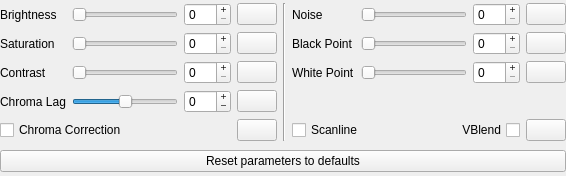
<?xml version="1.0" encoding="UTF-8"?>
<ui version="4.0">
 <class>wdgPALNESRGBLMP88959Filter</class>
 <widget class="QWidget" name="wdgPALNESRGBLMP88959Filter">
  <property name="geometry">
   <rect>
    <x>0</x>
    <y>0</y>
    <width>566</width>
    <height>176</height>
   </rect>
  </property>
  <property name="windowTitle">
   <string notr="true">wdgPALNESRGBLMP88959Filter</string>
  </property>
  <layout class="QVBoxLayout" name="verticalLayout_wdgNTSCCRTLMP88959Filter">
   <property name="leftMargin">
    <number>0</number>
   </property>
   <property name="topMargin">
    <number>0</number>
   </property>
   <property name="rightMargin">
    <number>0</number>
   </property>
   <property name="bottomMargin">
    <number>0</number>
   </property>
   <item>
    <layout class="QGridLayout" name="gridLayout_parameters">
     <item row="2" column="5">
      <widget class="QLabel" name="label_White_Point">
       <property name="text">
        <string>White Point</string>
       </property>
       <property name="alignment">
        <set>Qt::AlignLeading|Qt::AlignLeft|Qt::AlignVCenter</set>
       </property>
      </widget>
     </item>
     <item row="2" column="6">
      <widget class="QSlider" name="horizontalSlider_White_Point">
       <property name="maximum">
        <number>255</number>
       </property>
       <property name="orientation">
        <enum>Qt::Horizontal</enum>
       </property>
      </widget>
     </item>
     <item row="2" column="7">
      <widget class="QSpinBox" name="spinBox_White_Point">
       <property name="buttonSymbols">
        <enum>QAbstractSpinBox::PlusMinus</enum>
       </property>
       <property name="maximum">
        <number>255</number>
       </property>
       <property name="value">
        <number>0</number>
       </property>
      </widget>
     </item>
     <item row="3" column="3">
      <widget class="themePushButton" name="pushButton_Chroma_Lag">
       <property name="text">
        <string notr="true"/>
       </property>
       <property name="icon">
        <iconset resource="resources.qrc">
         <normaloff>:/icon/icons/default.svgz</normaloff>:/icon/icons/default.svgz</iconset>
       </property>
      </widget>
     </item>
     <item row="3" column="0">
      <widget class="QLabel" name="label_Chroma_Lag">
       <property name="text">
        <string>Chroma Lag</string>
       </property>
       <property name="alignment">
        <set>Qt::AlignLeading|Qt::AlignLeft|Qt::AlignVCenter</set>
       </property>
      </widget>
     </item>
     <item row="3" column="2">
      <widget class="QSpinBox" name="spinBox_Chroma_Lag">
       <property name="buttonSymbols">
        <enum>QAbstractSpinBox::PlusMinus</enum>
       </property>
       <property name="minimum">
        <number>-8</number>
       </property>
       <property name="maximum">
        <number>8</number>
       </property>
      </widget>
     </item>
     <item row="1" column="2">
      <widget class="QSpinBox" name="spinBox_Saturation">
       <property name="buttonSymbols">
        <enum>QAbstractSpinBox::PlusMinus</enum>
       </property>
       <property name="maximum">
        <number>50</number>
       </property>
      </widget>
     </item>
     <item row="1" column="6">
      <widget class="QSlider" name="horizontalSlider_Black_Point">
       <property name="maximum">
        <number>100</number>
       </property>
       <property name="orientation">
        <enum>Qt::Horizontal</enum>
       </property>
      </widget>
     </item>
     <item row="1" column="1">
      <widget class="QSlider" name="horizontalSlider_Saturation">
       <property name="maximum">
        <number>50</number>
       </property>
       <property name="orientation">
        <enum>Qt::Horizontal</enum>
       </property>
      </widget>
     </item>
     <item row="2" column="0">
      <widget class="QLabel" name="label_Contrast">
       <property name="text">
        <string>Contrast</string>
       </property>
       <property name="alignment">
        <set>Qt::AlignLeading|Qt::AlignLeft|Qt::AlignVCenter</set>
       </property>
      </widget>
     </item>
     <item row="4" column="0" colspan="3">
      <layout class="QHBoxLayout" name="horizontalLayout_C">
       <item>
        <widget class="QCheckBox" name="checkBox_Chroma_Correction">
         <property name="layoutDirection">
          <enum>Qt::LeftToRight</enum>
         </property>
         <property name="text">
          <string>Chroma Correction</string>
         </property>
        </widget>
       </item>
      </layout>
     </item>
     <item row="4" column="3">
      <widget class="themePushButton" name="pushButton_Chroma_Correction">
       <property name="text">
        <string notr="true"/>
       </property>
       <property name="icon">
        <iconset resource="resources.qrc">
         <normaloff>:/icon/icons/default.svgz</normaloff>:/icon/icons/default.svgz</iconset>
       </property>
      </widget>
     </item>
     <item row="4" column="8">
      <widget class="themePushButton" name="pushButton_Scanline_VBlend">
       <property name="text">
        <string notr="true"/>
       </property>
       <property name="icon">
        <iconset resource="resources.qrc">
         <normaloff>:/icon/icons/default.svgz</normaloff>:/icon/icons/default.svgz</iconset>
       </property>
      </widget>
     </item>
     <item row="2" column="1">
      <widget class="QSlider" name="horizontalSlider_Contrast">
       <property name="maximum">
        <number>255</number>
       </property>
       <property name="orientation">
        <enum>Qt::Horizontal</enum>
       </property>
      </widget>
     </item>
     <item row="0" column="1">
      <widget class="QSlider" name="horizontalSlider_Brightness">
       <property name="maximum">
        <number>100</number>
       </property>
       <property name="orientation">
        <enum>Qt::Horizontal</enum>
       </property>
      </widget>
     </item>
     <item row="2" column="8">
      <widget class="themePushButton" name="pushButton_White_Point">
       <property name="text">
        <string notr="true"/>
       </property>
       <property name="icon">
        <iconset resource="resources.qrc">
         <normaloff>:/icon/icons/default.svgz</normaloff>:/icon/icons/default.svgz</iconset>
       </property>
      </widget>
     </item>
     <item row="0" column="4" rowspan="5">
      <widget class="Line" name="line">
       <property name="orientation">
        <enum>Qt::Vertical</enum>
       </property>
      </widget>
     </item>
     <item row="1" column="3">
      <widget class="themePushButton" name="pushButton_Saturation">
       <property name="text">
        <string notr="true"/>
       </property>
       <property name="icon">
        <iconset resource="resources.qrc">
         <normaloff>:/icon/icons/default.svgz</normaloff>:/icon/icons/default.svgz</iconset>
       </property>
      </widget>
     </item>
     <item row="0" column="0">
      <widget class="QLabel" name="label_Brightness">
       <property name="text">
        <string>Brightness</string>
       </property>
       <property name="alignment">
        <set>Qt::AlignLeading|Qt::AlignLeft|Qt::AlignVCenter</set>
       </property>
      </widget>
     </item>
     <item row="0" column="5">
      <widget class="QLabel" name="label_Noise">
       <property name="text">
        <string>Noise</string>
       </property>
       <property name="alignment">
        <set>Qt::AlignLeading|Qt::AlignLeft|Qt::AlignVCenter</set>
       </property>
      </widget>
     </item>
     <item row="0" column="7">
      <widget class="QSpinBox" name="spinBox_Noise">
       <property name="buttonSymbols">
        <enum>QAbstractSpinBox::PlusMinus</enum>
       </property>
       <property name="maximum">
        <number>255</number>
       </property>
       <property name="value">
        <number>0</number>
       </property>
      </widget>
     </item>
     <item row="2" column="2">
      <widget class="QSpinBox" name="spinBox_Contrast">
       <property name="buttonSymbols">
        <enum>QAbstractSpinBox::PlusMinus</enum>
       </property>
       <property name="maximum">
        <number>255</number>
       </property>
      </widget>
     </item>
     <item row="0" column="3">
      <widget class="themePushButton" name="pushButton_Brightness">
       <property name="text">
        <string notr="true"/>
       </property>
       <property name="icon">
        <iconset resource="resources.qrc">
         <normaloff>:/icon/icons/default.svgz</normaloff>:/icon/icons/default.svgz</iconset>
       </property>
      </widget>
     </item>
     <item row="0" column="8">
      <widget class="themePushButton" name="pushButton_Noise">
       <property name="text">
        <string notr="true"/>
       </property>
       <property name="icon">
        <iconset resource="resources.qrc">
         <normaloff>:/icon/icons/default.svgz</normaloff>:/icon/icons/default.svgz</iconset>
       </property>
      </widget>
     </item>
     <item row="0" column="6">
      <widget class="QSlider" name="horizontalSlider_Noise">
       <property name="maximum">
        <number>255</number>
       </property>
       <property name="orientation">
        <enum>Qt::Horizontal</enum>
       </property>
      </widget>
     </item>
     <item row="1" column="5">
      <widget class="QLabel" name="label_Black_Point">
       <property name="text">
        <string>Black Point</string>
       </property>
       <property name="alignment">
        <set>Qt::AlignLeading|Qt::AlignLeft|Qt::AlignVCenter</set>
       </property>
      </widget>
     </item>
     <item row="1" column="8">
      <widget class="themePushButton" name="pushButton_Black_Point">
       <property name="text">
        <string notr="true"/>
       </property>
       <property name="icon">
        <iconset resource="resources.qrc">
         <normaloff>:/icon/icons/default.svgz</normaloff>:/icon/icons/default.svgz</iconset>
       </property>
      </widget>
     </item>
     <item row="2" column="3">
      <widget class="themePushButton" name="pushButton_Contrast">
       <property name="text">
        <string notr="true"/>
       </property>
       <property name="icon">
        <iconset resource="resources.qrc">
         <normaloff>:/icon/icons/default.svgz</normaloff>:/icon/icons/default.svgz</iconset>
       </property>
      </widget>
     </item>
     <item row="3" column="1">
      <widget class="QSlider" name="horizontalSlider_Chroma_Lag">
       <property name="minimum">
        <number>-8</number>
       </property>
       <property name="maximum">
        <number>8</number>
       </property>
       <property name="orientation">
        <enum>Qt::Horizontal</enum>
       </property>
      </widget>
     </item>
     <item row="1" column="0">
      <widget class="QLabel" name="label_Saturation">
       <property name="text">
        <string>Saturation</string>
       </property>
       <property name="alignment">
        <set>Qt::AlignLeading|Qt::AlignLeft|Qt::AlignVCenter</set>
       </property>
      </widget>
     </item>
     <item row="1" column="7">
      <widget class="QSpinBox" name="spinBox_Black_Point">
       <property name="buttonSymbols">
        <enum>QAbstractSpinBox::PlusMinus</enum>
       </property>
       <property name="maximum">
        <number>100</number>
       </property>
       <property name="value">
        <number>0</number>
       </property>
      </widget>
     </item>
     <item row="0" column="2">
      <widget class="QSpinBox" name="spinBox_Brightness">
       <property name="buttonSymbols">
        <enum>QAbstractSpinBox::PlusMinus</enum>
       </property>
       <property name="maximum">
        <number>100</number>
       </property>
      </widget>
     </item>
     <item row="4" column="5" colspan="3">
      <layout class="QHBoxLayout" name="horizontalLayout_SV">
       <item>
        <widget class="QCheckBox" name="checkBox_Scanline">
         <property name="layoutDirection">
          <enum>Qt::LeftToRight</enum>
         </property>
         <property name="text">
          <string>Scanline</string>
         </property>
        </widget>
       </item>
       <item>
        <widget class="QCheckBox" name="checkBox_Vertical_Blend">
         <property name="layoutDirection">
          <enum>Qt::RightToLeft</enum>
         </property>
         <property name="text">
          <string>VBlend</string>
         </property>
        </widget>
       </item>
      </layout>
     </item>
    </layout>
   </item>
   <item>
    <widget class="themePushButton" name="pushButton_PAL_Parameters_reset">
     <property name="text">
      <string>Reset parameters to defaults</string>
     </property>
     <property name="icon">
      <iconset resource="resources.qrc">
       <normaloff>:/icon/icons/overscan_default.svgz</normaloff>:/icon/icons/overscan_default.svgz</iconset>
     </property>
    </widget>
   </item>
  </layout>
 </widget>
 <customwidgets>
  <customwidget>
   <class>themePushButton</class>
   <extends>QPushButton</extends>
   <header>theme.hpp</header>
  </customwidget>
 </customwidgets>
 <tabstops>
  <tabstop>horizontalSlider_Brightness</tabstop>
  <tabstop>spinBox_Brightness</tabstop>
  <tabstop>pushButton_Brightness</tabstop>
  <tabstop>horizontalSlider_Saturation</tabstop>
  <tabstop>spinBox_Saturation</tabstop>
  <tabstop>pushButton_Saturation</tabstop>
  <tabstop>horizontalSlider_Contrast</tabstop>
  <tabstop>spinBox_Contrast</tabstop>
  <tabstop>pushButton_Contrast</tabstop>
  <tabstop>horizontalSlider_Chroma_Lag</tabstop>
  <tabstop>spinBox_Chroma_Lag</tabstop>
  <tabstop>pushButton_Chroma_Lag</tabstop>
  <tabstop>checkBox_Chroma_Correction</tabstop>
  <tabstop>pushButton_Chroma_Correction</tabstop>
  <tabstop>horizontalSlider_Noise</tabstop>
  <tabstop>spinBox_Noise</tabstop>
  <tabstop>pushButton_Noise</tabstop>
  <tabstop>horizontalSlider_Black_Point</tabstop>
  <tabstop>spinBox_Black_Point</tabstop>
  <tabstop>pushButton_Black_Point</tabstop>
  <tabstop>horizontalSlider_White_Point</tabstop>
  <tabstop>spinBox_White_Point</tabstop>
  <tabstop>pushButton_White_Point</tabstop>
  <tabstop>checkBox_Scanline</tabstop>
  <tabstop>checkBox_Vertical_Blend</tabstop>
  <tabstop>pushButton_Scanline_VBlend</tabstop>
  <tabstop>pushButton_PAL_Parameters_reset</tabstop>
 </tabstops>
 <resources>
  <include location="resources.qrc"/>
 </resources>
 <connections/>
</ui>
